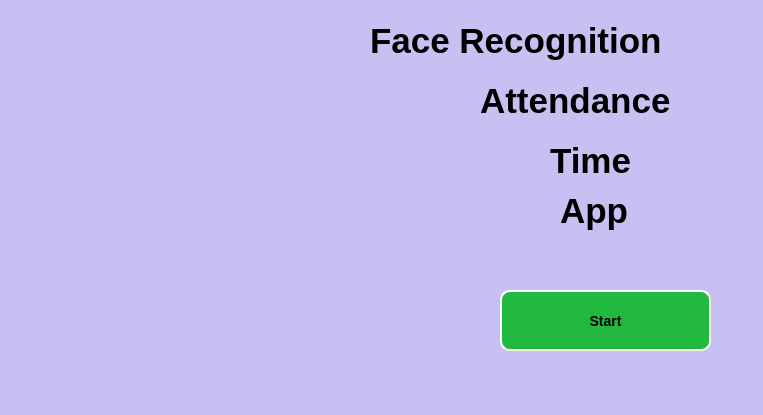
<?xml version="1.0" encoding="UTF-8"?>
<ui version="4.0">
 <class>Dialog</class>
 <widget class="QDialog" name="Dialog">
  <property name="geometry">
   <rect>
    <x>0</x>
    <y>0</y>
    <width>763</width>
    <height>415</height>
   </rect>
  </property>
  <property name="maximumSize">
   <size>
    <width>1920</width>
    <height>1080</height>
   </size>
  </property>
  <property name="windowTitle">
   <string>Face Recognition Time Attendance App</string>
  </property>
  <property name="windowIcon">
   <iconset>
    <normaloff>:/icon/icon.png</normaloff>:/icon/icon.png</iconset>
  </property>
  <property name="styleSheet">
   <string notr="true">
background-color: rgb(199, 193, 243);</string>
  </property>
  <widget class="QLabel" name="label_2">
   <property name="geometry">
    <rect>
     <x>370</x>
     <y>0</y>
     <width>391</width>
     <height>81</height>
    </rect>
   </property>
   <property name="font">
    <font>
     <pointsize>26</pointsize>
     <weight>75</weight>
     <bold>true</bold>
    </font>
   </property>
   <property name="styleSheet">
    <string notr="true">selection-color: rgb(221, 221, 221);
</string>
   </property>
   <property name="text">
    <string>Face Recognition </string>
   </property>
  </widget>
  <widget class="QLabel" name="label_3">
   <property name="geometry">
    <rect>
     <x>560</x>
     <y>180</y>
     <width>91</width>
     <height>61</height>
    </rect>
   </property>
   <property name="font">
    <font>
     <pointsize>26</pointsize>
     <weight>75</weight>
     <bold>true</bold>
    </font>
   </property>
   <property name="text">
    <string>App</string>
   </property>
  </widget>
  <widget class="QPushButton" name="runButton">
   <property name="geometry">
    <rect>
     <x>500</x>
     <y>290</y>
     <width>211</width>
     <height>61</height>
    </rect>
   </property>
   <property name="font">
    <font>
     <pointsize>-1</pointsize>
     <weight>75</weight>
     <italic>false</italic>
     <bold>true</bold>
    </font>
   </property>
   <property name="styleSheet">
    <string notr="true">background-color: rgb(33, 185, 63);
border-style: outset;
    border-width: 2px;
    border-radius: 10px;
    border-color: beige;
    font: bold 14px;
 

    padding: 6px;</string>
   </property>
   <property name="text">
    <string>Start</string>
   </property>
  </widget>
  <widget class="QLabel" name="label_4">
   <property name="geometry">
    <rect>
     <x>550</x>
     <y>130</y>
     <width>111</width>
     <height>61</height>
    </rect>
   </property>
   <property name="font">
    <font>
     <pointsize>26</pointsize>
     <weight>75</weight>
     <bold>true</bold>
    </font>
   </property>
   <property name="text">
    <string>Time</string>
   </property>
  </widget>
  <widget class="QLabel" name="label_5">
   <property name="geometry">
    <rect>
     <x>480</x>
     <y>70</y>
     <width>251</width>
     <height>61</height>
    </rect>
   </property>
   <property name="font">
    <font>
     <pointsize>26</pointsize>
     <weight>75</weight>
     <bold>true</bold>
    </font>
   </property>
   <property name="text">
    <string>Attendance</string>
   </property>
  </widget>
 </widget>
 <resources>
  <include location="resource.qrc"/>
 </resources>
 <connections/>
</ui>
